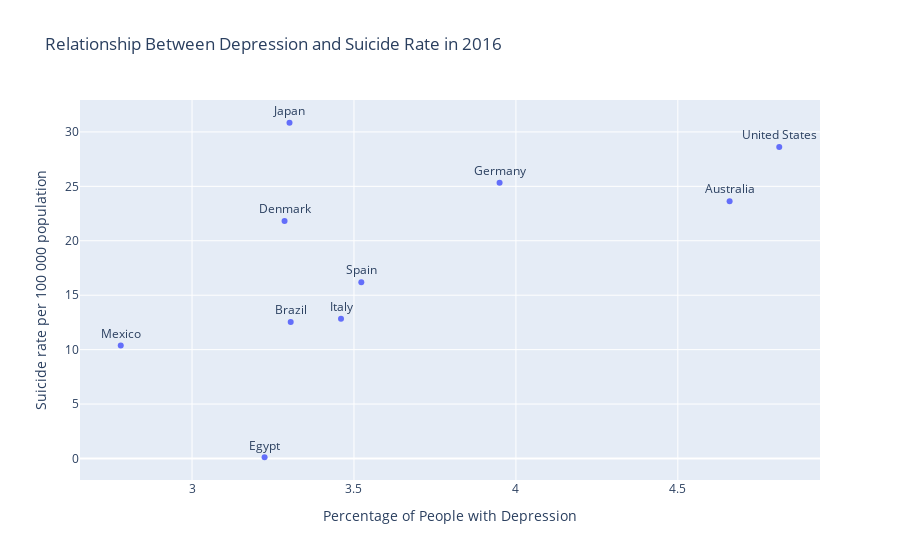

Notebook code cell kept with this figure:
### Markdown cell above
## How do trends in mental health disorders correlate with suicide rates?

### Code cell
import plotly.express as px

mental_suicide_grouped = mental_suicide.groupby(["Country Name", "Year"])["Death rate per 100 000 population"].sum().reset_index()
mental_suicide_merged = mental_suicide_grouped.merge(mental_health_data_filtered, left_on=["Country Name", "Year"], right_on=["country", "year"], how="left")
filter_year = mental_suicide_merged[mental_suicide_merged["Year"] == 2016]

fig = px.scatter(filter_year, x="depression", y="Death rate per 100 000 population",
                  text="Country Name",labels ={"depression":"Percentage of People with Depression",
                                                "Death rate per 100 000 population":"Suicide rate per 100 000 population" },
                                                title="Relationship Between Depression and Suicide Rate in 2016")

fig.update_traces(textposition= "top center")
fig.show()

### Figure 1 — Plotly figure (JSON) as saved in the notebook; plotly's stock layout.template omitted (floating-point values rounded to 4 significant figures)
{"data": [{"hovertemplate": "Percentage of People with Depression=%{x}<br>Suicide rate per 100 000 population=%{y}<br>Country Name=%{text}<extra></extra>", "legendgroup": "", "marker": {"color": "#636efa", "symbol": "circle"}, "mode": "markers+text", "name": "", "orientation": "v", "showlegend": false, "text": ["Australia", "Brazil", "Denmark", "Egypt", "Germany", "Italy", "Japan", "Mexico", "Spain", "United States"], "textposition": "top center", "type": "scatter", "x": [4.66, 3.305, 3.286, 3.224, 3.95, 3.46, 3.301, 2.78, 3.523, 4.813], "xaxis": "x", "y": [23.64, 12.53, 21.82, 0.1149, 25.32, 12.84, 30.84, 10.39, 16.19, 28.61], "yaxis": "y"}], "layout": {"legend": {"tracegroupgap": 0}, "title": {"text": "Relationship Between Depression and Suicide Rate in 2016"}, "xaxis": {"anchor": "y", "domain": [0, 1], "title": {"text": "Percentage of People with Depression"}}, "yaxis": {"anchor": "x", "domain": [0, 1], "title": {"text": "Suicide rate per 100 000 population"}}}}
